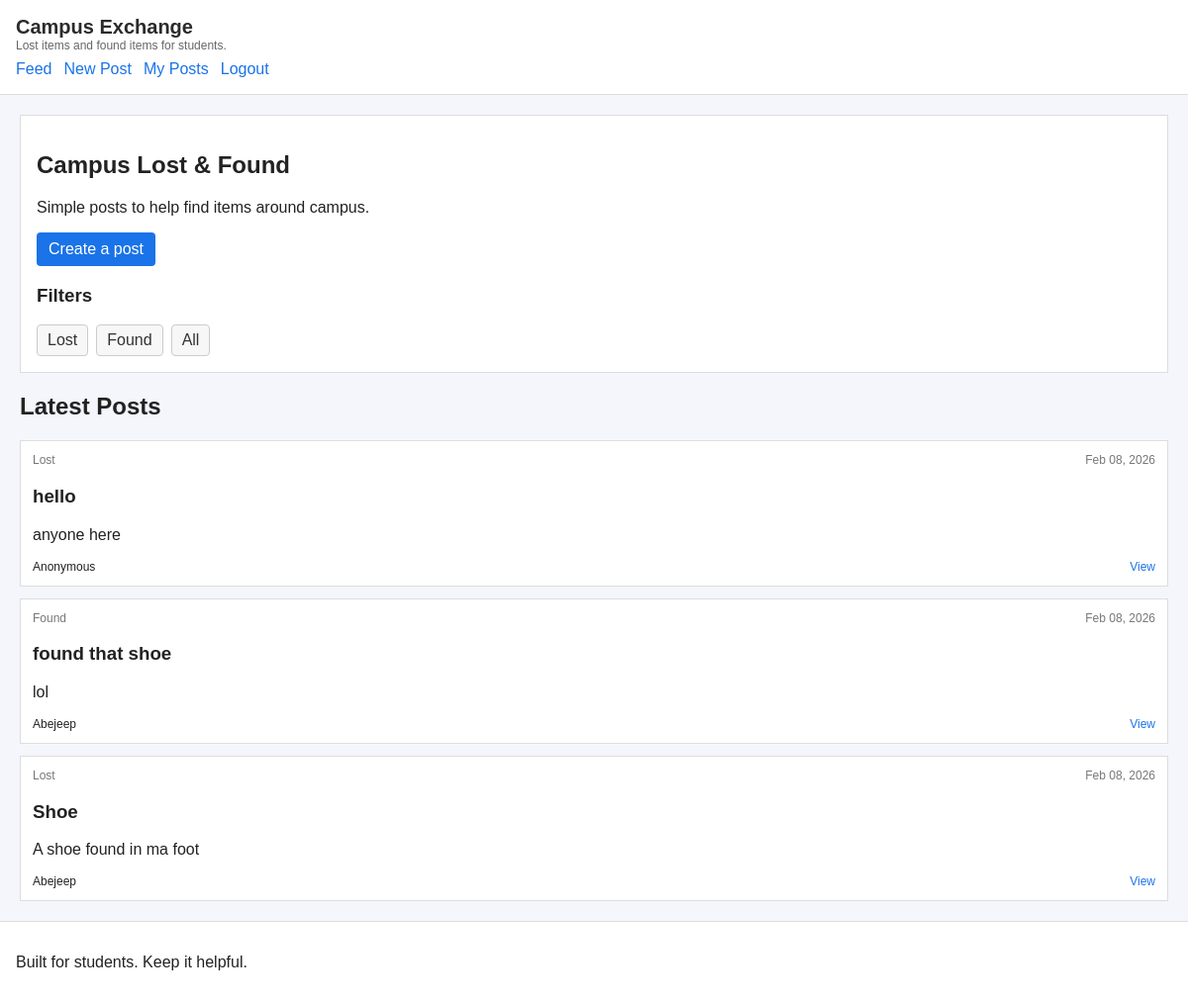
The app's page / (signed in) with its own data.
### mainapp/models.py (models this page shows, shortened)
class Post(models.Model):
    CATEGORY_LOST = 'LOST'
    CATEGORY_FOUND = 'FOUND'
    CATEGORY_CHOICES = [
        (CATEGORY_LOST, 'Lost'),
        (CATEGORY_FOUND, 'Found'),
    ]
    user = models.ForeignKey(
        settings.AUTH_USER_MODEL,
        on_delete=models.CASCADE,
        related_name='posts',
    )
    title = models.CharField(max_length=120)
    description = models.TextField()
    category = models.CharField(max_length=20, choices=CATEGORY_CHOICES)
    location = models.CharField(max_length=120, blank=True)
    contact_info = models.CharField(max_length=120, blank=True)
    is_anonymous = models.BooleanField(default=False)
    created_at = models.DateTimeField(auto_now_add=True)

### mainapp/views.py (the view)
# urls.py: path('', views.home, name='home'),
def home(request):
    if not request.user.is_authenticated:
        return redirect('account_login')
    category = request.GET.get('category')
    posts = Post.objects.select_related('user').order_by('-created_at')
    if category in {Post.CATEGORY_LOST, Post.CATEGORY_FOUND}:
        posts = posts.filter(category=category)
    context = {
        'posts': posts[:50],
        'category': category,
        'categories': Post.CATEGORY_CHOICES,
    }
    return render(request, 'home.html', context)

### templates/home.html (shortened to what this page needs)
{% extends 'base.html' %}
{% block content %}
<section class="hero">
    <h1>Campus Lost & Found</h1>
    <p>Simple posts to help find items around campus.</p>
    <div class="hero-actions">
        <a class="btn" href="{% url 'create_post' %}">Create a post</a>
    </div>
    <h3>Filters</h3>
    <div class="filter-grid">
        <a class="filter-pill" href="/?category=LOST">Lost</a>
        <a class="filter-pill" href="/?category=FOUND">Found</a>
        <a class="filter-pill" href="/">All</a>
    </div>
</section>
<section class="feed">
    <div class="section-header">
        <h2>Latest Posts</h2>
    </div>
    <div class="post-grid">
        {% for post in posts %}
            <article class="post-card">
                <div class="post-meta">
                    <span class="category">{{ post.get_category_display }}</span>
                    <span class="timestamp">{{ post.created_at|date:"M d, Y" }}</span>
                </div>
                <h3>{{ post.title }}</h3>
                <p>{{ post.description|truncatechars:160 }}</p>
                <div class="post-footer">
                    <span class="author">
                        {% if post.is_anonymous %}
                            Anonymous
                        {% else %}
                            {{ post.user.username }}
                        {% endif %}
                    </span>
                    <a class="link" href="{% url 'post_detail' %}?id={{ post.pk }}">View</a>
                </div>
            </article>
        {% empty %}
            <p class="empty">No posts yet. Be the first to share.</p>
        {% endfor %}
    </div>
</section>
{% endblock %}

### templates/base.html (shortened to what this page needs)
{% load static %}
<!DOCTYPE html>
<html lang="en">
<head>
    <link rel="stylesheet" href="{% static 'mainapp/styles.css' %}">
</head>
<body>
    <header class="site-header">
        <div class="brand">
            <a href="{% url 'home' %}">Campus Exchange</a>
            <span class="tagline">Lost items and found items for students.</span>
        </div>
        <nav class="nav-links">
            <a href="{% url 'home' %}" class="nav-item">Feed</a>
            <a href="{% url 'create_post' %}" class="nav-item">New Post</a>
            {% if user.is_authenticated %}
                <a href="{% url 'my_posts' %}" class="nav-item">My Posts</a>
                <a href="{% url 'account_logout' %}" class="nav-item">Logout</a>
            {% else %}
                <a href="{% url 'account_login' %}" class="nav-item">Login</a>
                <a href="{% url 'account_signup' %}" class="nav-item">Sign Up</a>
            {% endif %}
        </nav>
    </header>
    <main class="page">
        {% block content %}{% endblock %}
    </main>
    <footer class="site-footer">
        <p>Built for students. Keep it helpful.</p>
    </footer>
</body>
</html>

### mainapp/static/mainapp/styles.css (style rules this page uses)
body { font-family: Arial, sans-serif; margin: 0; background: #f4f6fb; color: #222; }
header, footer { background: #ffffff; border-bottom: 1px solid #ddd; padding: 16px; }
footer { border-top: 1px solid #ddd; border-bottom: none; }
.site-header .brand a { font-weight: bold; font-size: 20px; color: #2b2b2b; text-decoration: none; }
.tagline { display: block; font-size: 12px; color: #666; }
.nav-links { margin-top: 8px; display: flex; gap: 12px; flex-wrap: wrap; }
.nav-item { text-decoration: none; color: #1a73e8; }
.page { padding: 20px; }
.hero { background: #fff; border: 1px solid #ddd; padding: 16px; margin-bottom: 16px; }
.hero-actions { margin-top: 12px; }
.btn { display: inline-block; padding: 8px 12px; background: #1a73e8; color: #fff; text-decoration: none; border-radius: 4px; margin-right: 8px; }
.filter-grid { margin-top: 8px; display: flex; gap: 8px; flex-wrap: wrap; }
.filter-pill { padding: 6px 10px; border: 1px solid #ccc; border-radius: 4px; background: #f7f7f7; text-decoration: none; color: #333; }
.post-grid { display: grid; gap: 12px; }
.post-card, .detail-card, .form-card { background: #fff; border: 1px solid #ddd; padding: 12px; }
.post-meta { font-size: 12px; color: #777; display: flex; justify-content: space-between; }
.post-footer { display: flex; justify-content: space-between; margin-top: 8px; font-size: 12px; }
.link { color: #1a73e8; text-decoration: none; }

### records on screen
Post: category "Lost", created_at "Feb 08, 2026", title "hello", description "anyone here", is_anonymous "Anonymous"
Post: category "Found", created_at "Feb 08, 2026", title "found that shoe", description "lol", user.username "Abejeep"
Post: category "Lost", created_at "Feb 08, 2026", title "Shoe", description "A shoe found in ma foot", user.username "Abejeep"
